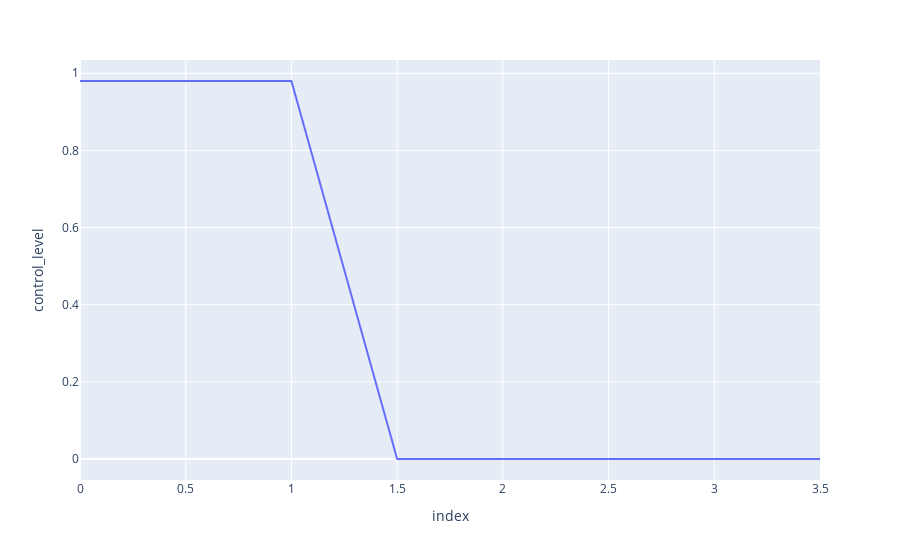

Here is the notebook cell this chart was saved with:
### Markdown cell above
## Lights on -> Lights off

Ramp down light intensity at a constant rate.

### Code cell
# list of light levels
light_level = np.array([1, 0])

# Duration that each level is fixed
light_dur = np.array([1, 2])

# Duration for the changes in light level
ramp_dur = np.array([0.5])

# Play control levels into Enttec DMX
re.run_program(dmx, aud_path=aud_path, log_path=log_path, light_level=light_level, light_dur=light_dur, ramp_dur=ramp_dur, trig_video=True, echo=False, plot_data=True,movie_prefix=moviefile_prefix)

# print(df)

### Figure 1 — Plotly figure (JSON) as saved in the notebook; plotly's stock layout.template omitted (floating-point values rounded to 4 significant figures; data arrays with more than 128 entries replaced by an {"elided": "..."} marker saying what was removed)
{"data": [{"hovertemplate": "index=%{x}<br>control_level=%{y}<extra></extra>", "legendgroup": "", "line": {"color": "#636efa", "dash": "solid"}, "marker": {"symbol": "circle"}, "mode": "lines", "name": "", "showlegend": false, "type": "scattergl", "x": {"elided": "3500 float values"}, "xaxis": "x", "y": {"elided": "3500 float values"}, "yaxis": "y"}], "layout": {"legend": {"tracegroupgap": 0}, "margin": {"t": 60}, "xaxis": {"anchor": "y", "domain": [0, 1], "title": {"text": "index"}}, "yaxis": {"anchor": "x", "domain": [0, 1], "title": {"text": "control_level"}}}}
